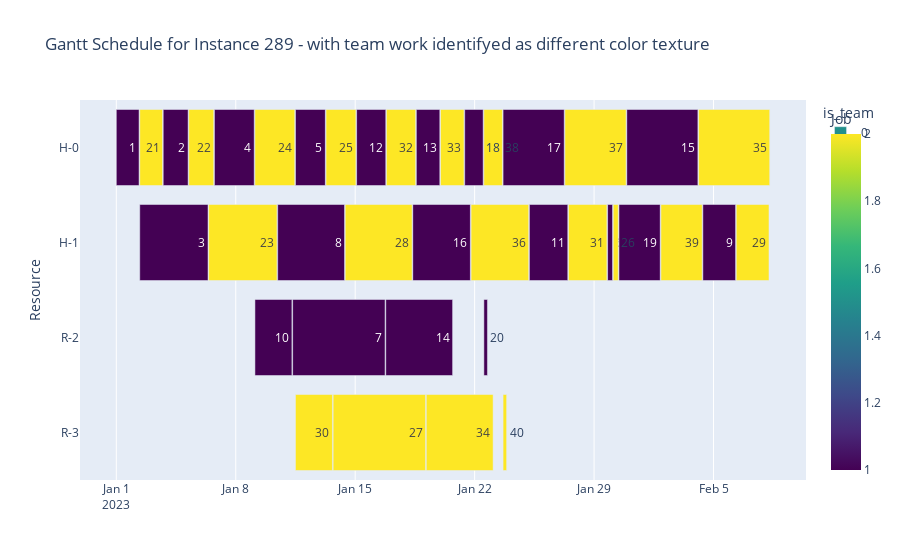

Here is the notebook cell this chart was saved with:
### Code cell
df_team_cat = prepare_resources.add_resource_type(df_team, instance)
gantt.plot_gantt_chart_with_teams(df_team_cat, instance_number)

### Figure 1 — Plotly figure (JSON) as saved in the notebook; plotly's stock layout.template omitted (floating-point values rounded to 4 significant figures)
{"data": [{"alignmentgroup": "True", "base": ["2023-02-04T03:00:00", "2023-01-30T22:00:00", "2023-01-15T02:00:00", "2023-01-27T07:00:00", "2023-01-23T16:00:00", "2023-01-22T13:00:00", "2023-01-20T00:00:00", "2023-01-18T14:00:00", "2023-01-16T20:00:00", "2023-01-21T10:00:00", "2023-01-11T12:00:00", "2023-01-09T03:00:00", "2023-01-06T18:00:00", "2023-01-05T06:00:00", "2023-01-03T18:00:00", "2023-01-02T09:00:00", "2023-01-01T00:00:00", "2023-01-13T07:00:00", "2023-01-02T09:00:00", "2023-01-18T09:00:00", "2023-01-29T19:00:00", "2023-01-27T12:00:00", "2023-01-25T05:00:00", "2023-01-21T19:00:00", "2023-01-14T10:00:00", "2023-02-06T08:00:00", "2023-01-06T10:00:00", "2023-01-30T11:00:00", "2023-01-30T03:00:00", "2023-02-01T22:00:00", "2023-02-04T09:00:00", "2023-01-10T11:00:00", "2023-01-22T13:00:00", "2023-01-16T19:00:00", "2023-01-11T08:00:00", "2023-01-09T03:00:00", "2023-01-13T17:00:00", "2023-01-23T16:00:00", "2023-01-19T04:00:00", "2023-01-11T12:00:00"], "customdata": [[35], [15], [12], [37], [17], [38], [33], [13], [32], [18], [5], [24], [4], [22], [2], [21], [1], [25], [3], [16], [6], [31], [11], [36], [28], [29], [23], [19], [26], [39], [9], [8], [20], [14], [7], [10], [27], [40], [34], [30]], "hovertemplate": "is_team=0<br>Start=%{base}<br>Finish=%{x}<br>Resource=%{y}<br>Task=%{customdata[0]}<br>Job=%{marker.color}<extra></extra>", "legendgroup": "0", "marker": {"color": [2, 1, 1, 2, 1, 2, 2, 1, 2, 1, 1, 2, 1, 2, 1, 2, 1, 2, 1, 1, 1, 2, 1, 2, 2, 2, 2, 1, 2, 2, 1, 1, 1, 1, 1, 1, 2, 2, 2, 2], "coloraxis": "coloraxis", "pattern": {"shape": ""}}, "name": "0", "offsetgroup": "0", "orientation": "h", "showlegend": true, "text": [35, 15, 12, 37, 17, 38, 33, 13, 32, 18, 5, 24, 4, 22, 2, 21, 1, 25, 3, 16, 6, 31, 11, 36, 28, 29, 23, 19, 26, 39, 9, 8, 20, 14, 7, 10, 27, 40, 34, 30], "textposition": "auto", "type": "bar", "x": [360000000, 360000000, 147600000, 309600000, 309600000, 93600000, 118800000, 118800000, 147600000, 93600000, 151200000, 201600000, 201600000, 126000000, 126000000, 115200000, 115200000, 151200000, 345600000, 291600000, 25200000, 194400000, 194400000, 291600000, 338400000, 165600000, 345600000, 208800000, 25200000, 208800000, 165600000, 338400000, 18000000, 338400000, 468000000, 187200000, 468000000, 18000000, 338400000, 187200000], "xaxis": "x", "y": ["H-0", "H-0", "H-0", "H-0", "H-0", "H-0", "H-0", "H-0", "H-0", "H-0", "H-0", "H-0", "H-0", "H-0", "H-0", "H-0", "H-0", "H-0", "H-1", "H-1", "H-1", "H-1", "H-1", "H-1", "H-1", "H-1", "H-1", "H-1", "H-1", "H-1", "H-1", "H-1", "R-2", "R-2", "R-2", "R-2", "R-3", "R-3", "R-3", "R-3"], "yaxis": "y"}], "layout": {"barmode": "overlay", "coloraxis": {"colorbar": {"title": {"text": "Job"}}, "colorscale": [[0, "#440154"], [0.1111, "#482878"], [0.2222, "#3e4989"], [0.3333, "#31688e"], [0.4444, "#26828e"], [0.5556, "#1f9e89"], [0.6667, "#35b779"], [0.7778, "#6ece58"], [0.8889, "#b5de2b"], [1, "#fde725"]]}, "legend": {"title": {"text": "is_team"}, "tracegroupgap": 0}, "title": {"text": "Gantt Schedule for Instance 289 - with team work identifyed as different color texture"}, "xaxis": {"anchor": "y", "domain": [0, 1], "type": "date"}, "yaxis": {"anchor": "x", "autorange": "reversed", "domain": [0, 1], "title": {"text": "Resource"}}}}
